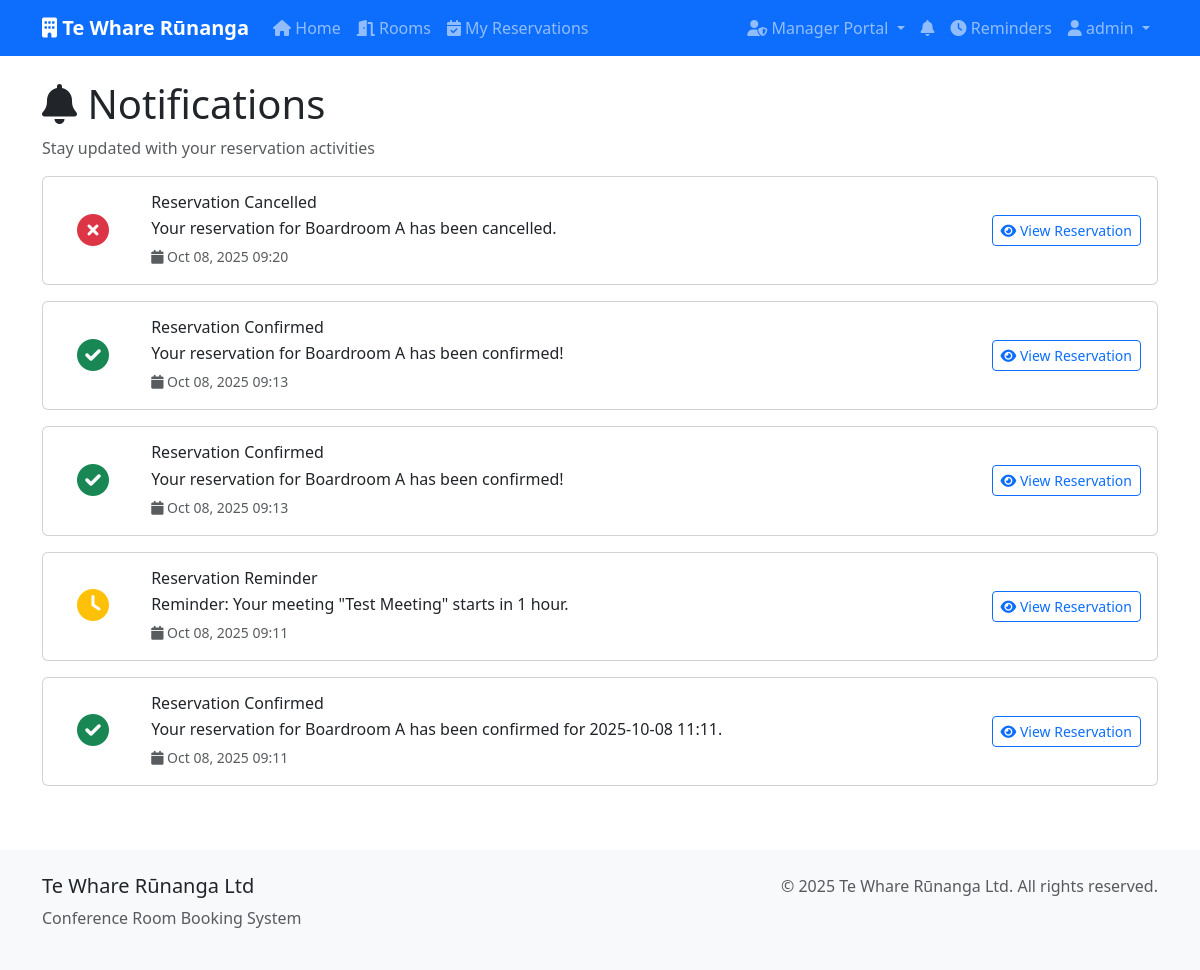
The app's page /notifications/ (signed in) with its own data.
### bookings/models.py (models this page shows, shortened)
class Notification(models.Model):
    NOTIFICATION_TYPES = [
        ('reservation_confirmed', 'Reservation Confirmed'),
        ('reservation_cancelled', 'Reservation Cancelled'),
        ('reservation_reminder', 'Reservation Reminder'),
        ('reservation_updated', 'Reservation Updated'),
    ]
    user = models.ForeignKey(User, on_delete=models.CASCADE, related_name='notifications')
    reservation = models.ForeignKey(Reservation, on_delete=models.CASCADE, related_name='notifications')
    notification_type = models.CharField(max_length=30, choices=NOTIFICATION_TYPES)
    message = models.TextField()
    is_read = models.BooleanField(default=False)
    created_at = models.DateTimeField(auto_now_add=True)
    class Meta:
        ordering = ['-created_at']

### bookings/views.py (the view)
# urls.py: path('notifications/', views.notifications, name='notifications'),
@login_required
def notifications(request):
    notifications = Notification.objects.filter(user=request.user).order_by('-created_at')
    notifications.update(is_read=True)
    paginator = Paginator(notifications, 20)
    page_number = request.GET.get('page')
    page_obj = paginator.get_page(page_number)
    return render(request, 'bookings/notifications.html', {'page_obj': page_obj})

### bookings/context_processors.py (called while the page is built)
def notification_count(request):
    if request.user.is_authenticated:
        unread_count = Notification.objects.filter(
            user=request.user,
            is_read=False
        ).count()
        return {'unread_notifications_count': unread_count}
    return {'unread_notifications_count': 0}

### templates/bookings/notifications.html (shortened to what this page needs)
{% extends 'bookings/base.html' %}
{% block content %}
<div class="row">
    <div class="col-12">
        <h1><i class="fas fa-bell"></i> Notifications</h1>
        <p class="text-muted">Stay updated with your reservation activities</p>
    </div>
</div>
<div class="row">
    {% for notification in page_obj %}
    <div class="col-12 mb-3">
        <div class="card {% if not notification.is_read %}border-primary{% endif %}">
            <div class="card-body">
                <div class="row align-items-center">
                    <div class="col-md-1 text-center">
                        <i class="fas fa-{% if notification.notification_type == 'reservation_confirmed' %}check-circle text-success{% elif notification.notification_type == 'reservation_cancelled' %}times-circle text-danger{% elif notification.notification_type == 'reservation_reminder' %}clock text-warning{% else %}info-circle text-info{% endif %} fa-2x"></i>
                    </div>
                    <div class="col-md-8">
                        <h6 class="card-title mb-1">
                            {{ notification.get_notification_type_display }}
                        </h6>
                        <p class="card-text mb-1">{{ notification.message }}</p>
                        <small class="text-muted">
                            <i class="fas fa-calendar"></i> {{ notification.created_at|date:"M d, Y H:i" }}
                        </small>
                    </div>
                    <div class="col-md-3 text-end">
                        <a href="{% url 'reservation_detail' notification.reservation.id %}" class="btn btn-outline-primary btn-sm">
                            <i class="fas fa-eye"></i> View Reservation
                        </a>
                    </div>
                </div>
            </div>
        </div>
    </div>
    {% endfor %}
</div>
{% endblock %}

### templates/bookings/base.html (shortened to what this page needs)
<!DOCTYPE html>
<html lang="en">
<head>
    <link href="https://cdn.jsdelivr.net/npm/bootstrap@5.3.0/dist/css/bootstrap.min.css" rel="stylesheet">
    <link href="https://cdnjs.cloudflare.com/ajax/libs/font-awesome/6.0.0/css/all.min.css" rel="stylesheet">
</head>
<body>
    <nav class="navbar navbar-expand-lg navbar-dark bg-primary">
        <div class="container">
            <a class="navbar-brand" href="{% url 'home' %}">
                <i class="fas fa-building"></i> Te Whare Rūnanga
            </a>
            <div class="collapse navbar-collapse" id="navbarNav">
                <ul class="navbar-nav me-auto">
                    <li class="nav-item">
                        <a class="nav-link" href="{% url 'home' %}">
                            <i class="fas fa-home"></i> Home
                        </a>
                    </li>
                    <li class="nav-item">
                        <a class="nav-link" href="{% url 'room_list' %}">
                            <i class="fas fa-door-open"></i> Rooms
                        </a>
                    </li>
                    {% if user.is_authenticated %}
                    <li class="nav-item">
                        <a class="nav-link" href="{% url 'reservation_list' %}">
                            <i class="fas fa-calendar-check"></i> My Reservations
                        </a>
                    </li>
                    {% endif %}
                </ul>
                <ul class="navbar-nav">
                    {% if user.is_authenticated %}
                        {% if user.profile.is_admin %}
                        <li class="nav-item dropdown">
                            <a class="nav-link dropdown-toggle" href="#" id="adminDropdown" role="button" data-bs-toggle="dropdown">
                                <i class="fas fa-user-shield"></i> Manager Portal
                            </a>
                        </li>
                        {% endif %}
                        <li class="nav-item">
                            <a class="nav-link notification-badge" href="{% url 'notifications' %}">
                                <i class="fas fa-bell"></i>
                            </a>
                        </li>
                        <li class="nav-item">
                            <a class="nav-link" href="{% url 'reminder_list' %}">
                                <i class="fas fa-clock"></i> Reminders
                            </a>
                        </li>
                        <li class="nav-item dropdown">
                            <a class="nav-link dropdown-toggle" href="#" id="userDropdown" role="button" data-bs-toggle="dropdown">
                                <i class="fas fa-user"></i> {{ user.username }}
                            </a>
                        </li>
                    {% endif %}
                </ul>
            </div>
        </div>
    </nav>
    <main class="container mt-4">
        {% block content %}{% endblock %}
    </main>
    <footer class="footer mt-5 py-4">
        <div class="container">
            <div class="row">
                <div class="col-md-6">
                    <h5>Te Whare Rūnanga Ltd</h5>
                    <p class="text-muted">Conference Room Booking System</p>
                </div>
                <div class="col-md-6 text-md-end">
                    <p class="text-muted">&copy; 2025 Te Whare Rūnanga Ltd. All rights reserved.</p>
                </div>
            </div>
        </div>
    </footer>
</body>
</html>

### templates/bookings/base.html (style rules this page uses)
.navbar-brand { font-weight: bold; }
.card { transition: transform 0.2s; }
.footer { background-color: #f8f9fa; margin-top: 50px; }
.notification-badge { position: relative; }

### templates/bookings/notifications.html (style rules this page uses)
.card { transition: box-shadow 0.2s; }

### records on screen
Notification: notification_type "Reservation Cancelled", message "Your reservation for Boardroom A has been cancelled.", created_at "Oct 08, 2025 09:20"
Notification: notification_type "Reservation Confirmed", message "Your reservation for Boardroom A has been confirmed!", created_at "Oct 08, 2025 09:13"
Notification: notification_type "Reservation Confirmed", message "Your reservation for Boardroom A has been confirmed!", created_at "Oct 08, 2025 09:13"
Notification: notification_type "Reservation Reminder", message "Reminder: Your meeting \"Test Meeting\" starts in 1 hour.", created_at "Oct 08, 2025 09:11"
Notification: notification_type "Reservation Confirmed", message "Your reservation for Boardroom A has been confirmed for 2025-10-08 11:11.", created_at "Oct 08, 2025 09:11"

### other values on screen
{{ user.username }} "admin"
